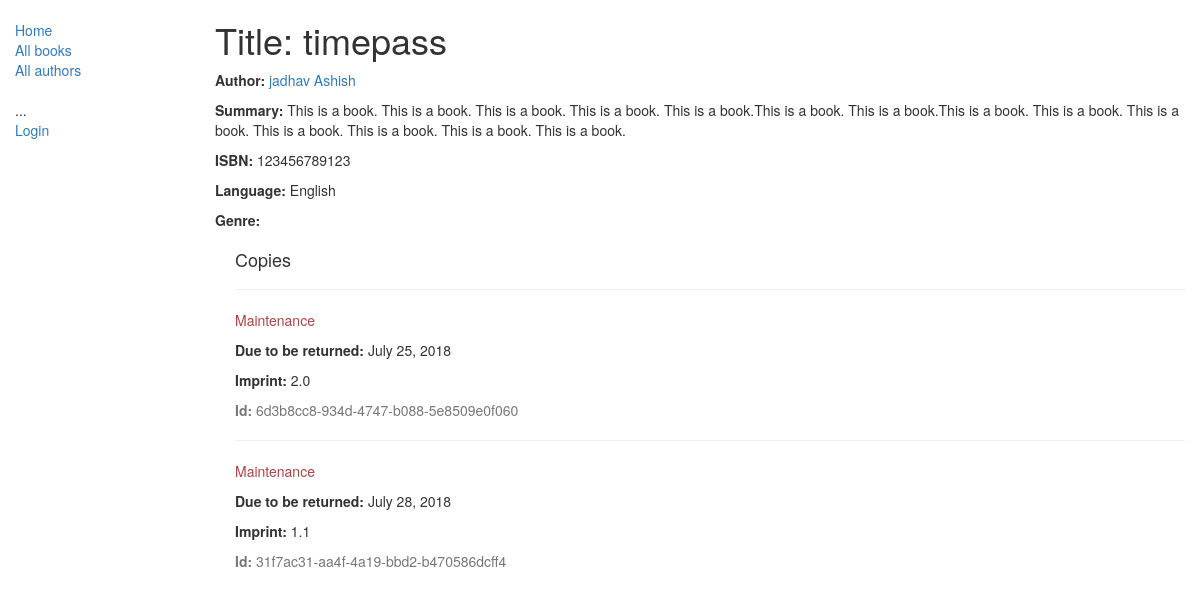
The page /catalog/book/3/ on the database as committed earlier.
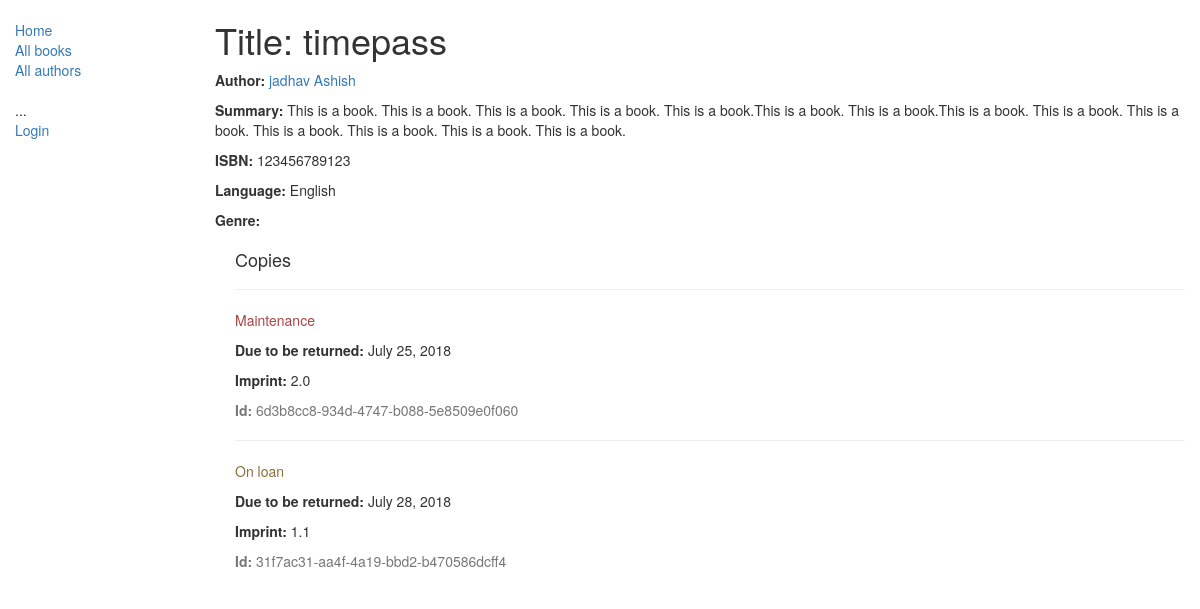
The same page on the database as committed later.
### catalog/models.py (models this page shows, shortened)
class BookInstance(models.Model):
    id = models.UUIDField(primary_key=True, default=uuid.uuid4,
                          help_text="Unique ID for this particular book across whole library")
    book = models.ForeignKey(Book, on_delete=models.CASCADE)
    imprint = models.CharField(max_length=200)
    due_back = models.DateField(null=True, blank=True)
    LOAN_STATUS = (
        ('m', 'Maintenance'),
        ('o', 'On loan'),
        ('a', 'Available'),
        ('r', 'Reserved'),
    )
    status = models.CharField(max_length=1, choices=LOAN_STATUS, blank=True, default='m', help_text="Book Availability")
    borrower = models.ForeignKey(User, on_delete=models.SET_NULL, null=True, blank=True)
    class Meta:
        ordering = ["due_back"]
        permissions = (("can_mark_returned", "Set book as returned"),)

### catalog/views.py (the view)
# urls.py: path('book/<int:pk>/', views.BookDetailsView.as_view(), name="book-details"),
class BookDetailsView(generic.DetailView):
    model = Book

### catalog/models.py (called while the page is built)
    def __str__(self):
        return self.name

    def get_absolute_url(self):
        return reverse('catalog:author-details', args=[str(self.id)])

    def __str__(self):
        return '{0} {1}'.format(self.last_name, self.first_name)

### catalog/templates/catalog/book_detail.html
{% extends "catalog/base_generic.html" %}
{% block content %}
  <h1>Title: {{ object.title }}</h1>
  <p><strong>Author:</strong> <a href="{{ book.author.get_absolute_url }}">{{ book.author }}</a></p>
  <p><strong>Summary:</strong> {{ book.summary }}</p>
  <p><strong>ISBN:</strong> {{ book.isbn }}</p>
  <p><strong>Language:</strong> {{ book.language }}</p>
  <p><strong>Genre:</strong> {% for genre in book.genre.all %} {{ genre }}{% if not forloop.last %}, {% endif %}{% endfor %}</p>
  <div style="margin-left:20px;margin-top:20px">
    <h4>Copies</h4>
    {% for copy in book.bookinstance_set.all %}
      <hr>
      <p class="{% if copy.status == 'a' %}text-success{% elif copy.status == 'm' %}text-danger{% else %}text-warning{% endif %}">{{ copy.get_status_display }}</p>
      {% if copy.status != 'a' %}<p><strong>Due to be returned:</strong> {{copy.due_back}}</p>{% endif %}
      <p><strong>Imprint:</strong> {{copy.imprint}}</p>
      <p class="text-muted"><strong>Id:</strong> {{copy.id}}</p>
    {% endfor %}
  </div>
{% endblock %}

Rows that differ between the two databases and show on the page:
changed BookInstance "31f7ac31-aa4f-4a19-bbd2-b470586dcff4": status "Maintenance" → "On loan"
